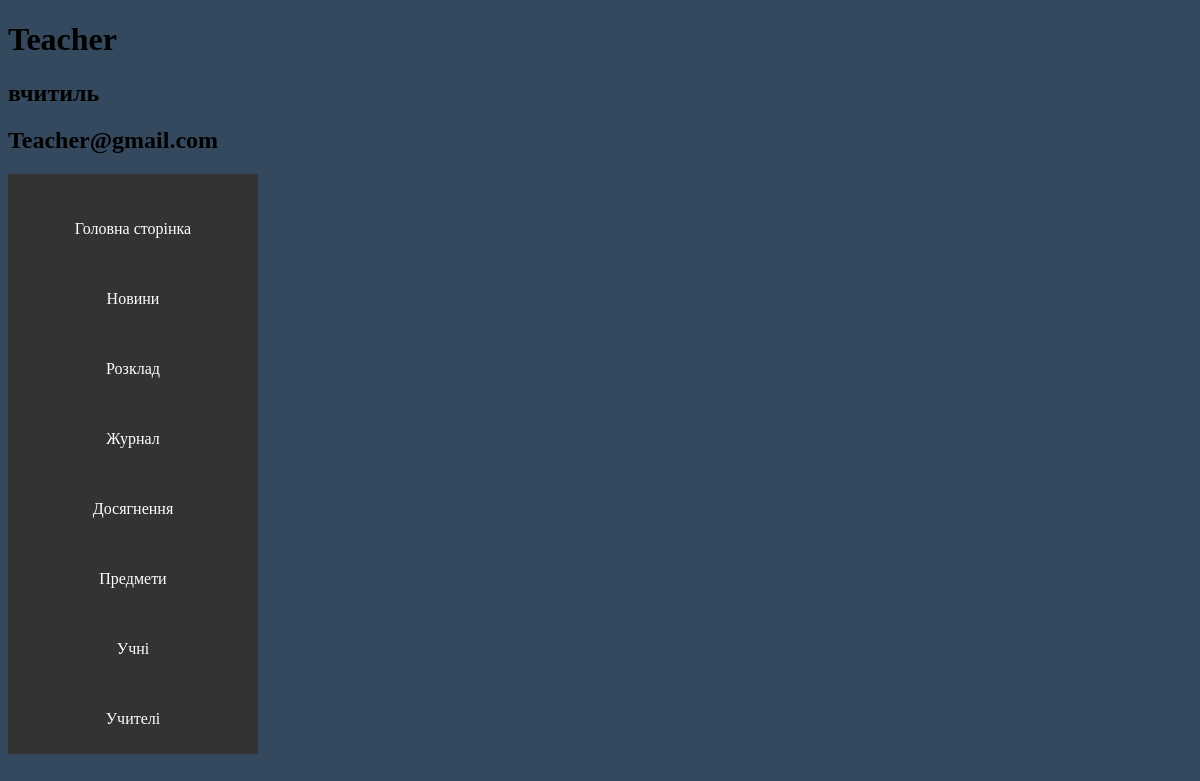
The app's page /account/3 with its own data.
### app.py (models this page shows, shortened)
class Account(db.Model):
    id = db.Column(db.Integer, primary_key=True)
    full_name = db.Column(db.String(100), nullable=False)
    email = db.Column(db.String(30), nullable=False, unique=True)
    role = db.Column(db.String(30), nullable=False)
    password = db.Column(db.String(100), nullable=False)

### app.py (the view)
@app.route("/account/<int:id>")
def your_account(id):
    account = Account.query.get(id)
    return render_template("your_account.html", account=account)

### templates/your_account.html (shortened to what this page needs)
{% extends 'base.html' %}
{% block body %}
    <h1>{{ account.full_name }}</h1>
    <h2>{{account.role}}</h2>
    <h2>{{account.email}}</h2>
<div class="sidebar">
    <ul style="list-style-type: none;">
        <li><a href="/"> Головна сторінка</a></li>
        <li><a href="/"> Новини</a></li>
        <li><a href="/"> Розклад</a></li>
        <li><a href="/"> Журнал</a></li>
        <li><a href="/"> Досягнення </a></li>
        <li><a href="/greate_subgect/{{account.id}}"> Предмети</a></li>
        <li><a href="/"> Учні</a></li>
        <li><a href="/"> Учителі</a></li>
    </ul>
</div>
{% endblock %}

### static/css/style.css (style rules this page uses)
body { background-color:#34495e; }
.sidebar { height: 100%; width: 250px; top: 0; left: 0; background-color: #333; padding-top: 20px; }
.sidebar ul { list-style-type: none; padding: 0; margin: 0; }
.sidebar ul li { padding: 10px 0; }
.sidebar ul li a { display:block; padding: 16px 10px; text-align:center; color: #fff; text-decoration: none; }

### records on screen
Account: full_name "Teacher", role "вчитиль", email "Teacher@gmail.com"
